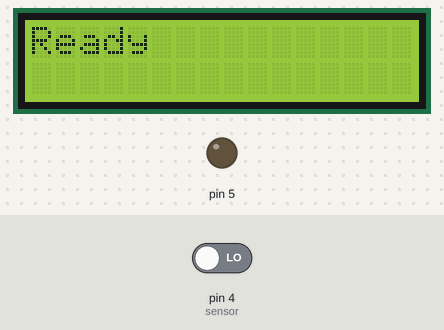
A sketch run on a simulated Arduino Uno, built with avr-gcc and run on an emulated ATmega328P. On the bench: 16×2 character LCD, output pins drawn as LEDs (lit = HIGH). The test bench sets the inputs (shaded band); at power-on: pin 4 (sensor) LOW. The audio player accepts every command and is not drawn; what the sketch prints to the serial monitor is not drawn.

Above: at 1.7 s.
At 3.8 s:
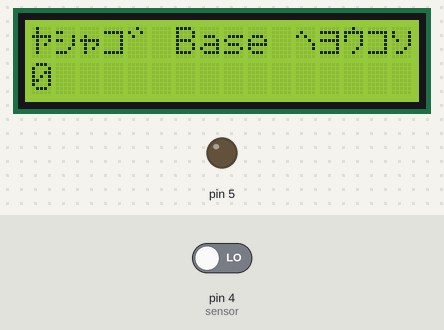
3.9 s: pin 4 (sensor) driven HIGH
At 4.9 s:
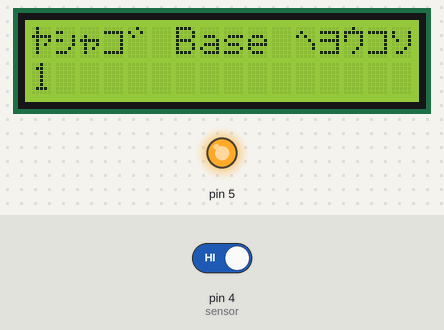
Timing chart, 0 to 6.9 s (numbered marks = the images above; inputs shaded):
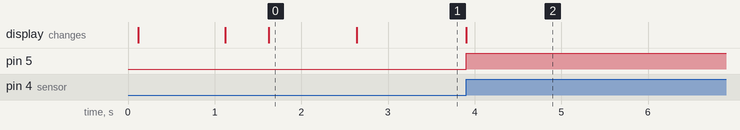

The sketch:

chime_v2.ino
```cpp
#include <LiquidCrystal.h>
#include "Arduino.h"
#include "SoftwareSerial.h"
#include "DFRobotDFPlayerMini.h"

SoftwareSerial mySoftwareSerial(2, 3);
DFRobotDFPlayerMini myDFPlayer;
void printDetail(uint8_t type, int value);

const int sensor = 4;     // the number of the pushbutton pin
// variables will change:
int State = 0;         // variable for reading the pushbutton status
int p = 0;
  LiquidCrystal lcd(7,8,9,10,11,12);

void setup() {
 lcd.begin( 16, 2 );
   pinMode(sensor, INPUT);
   pinMode(5,OUTPUT);

mySoftwareSerial.begin(9600);
  Serial.begin(9600);
 delay(50);
  lcd.setCursor(0, 0);
  lcd.print("Yashago Famima");
  lcd.setCursor(0,1);
  lcd.print("Doorbell V2");
  delay(1000);
  lcd.clear();
  lcd.setCursor(0, 0);
  lcd.print("Initializing...");
  Serial.println("Initializing...");


   if (!myDFPlayer.begin(mySoftwareSerial)) {
    // 2秒以内に初期化できなかった場合はエラーメッセージを表示
    lcd.clear();
    lcd.setCursor(0,0);
    lcd.print("Unable to Start.");
    lcd.setCursor(0,1);
    lcd.print("Check SD card.");
    Serial.println(F("Unable to Start:"));
    Serial.println(F("1.Please recheck the connection."));
    Serial.println(F("2.Please insert the SD card."));
    while (true) {
      delay(0); // Code to compatible with ESP8266 watch dog.
    }
  }
  Serial.println("Ready");
  lcd.clear();
  lcd.setCursor(0,0);
  lcd.print("Ready");
  delay(1000);
  lcd.clear();
  // initialize the pushbutton pin as an input:
  lcd.print("\xd4\xbc\xac\xba\xde Base \xcd\xd6\xb3\xba\xbf");
  lcd.setCursor(0,1);
  lcd.print(p);
  myDFPlayer.volume(30);
 }
void loop() {

   State = digitalRead(sensor);

  // check if the pushbutton is pressed. If it is, the buttonState is HIGH:
  if (State == HIGH) {
     digitalWrite(5,HIGH);
     p = p+1;
   Serial.println(p);
   lcd.setCursor(0,1);
   lcd.print(p);
   myDFPlayer.play(1);
   delay(10000);
   digitalWrite(5,LOW);
  } else {
    myDFPlayer.stop();
  }
}
```

Measured:
- after the input at 3.9 s, pin 5: LOW → HIGH at once; the display: changes at once (image 2)
- what the display in image 0 shows lasts 1.0 s, from 1.6 s to 2.6 s
